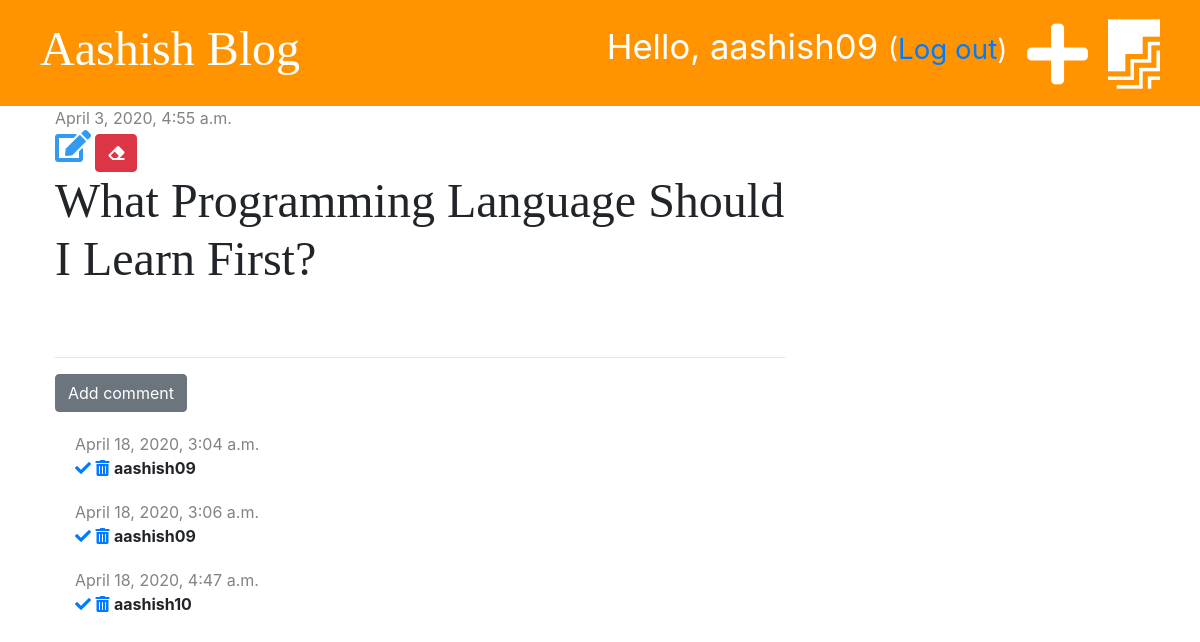
The app's page /post/1/ (signed in) with its own data.
### blog/models.py (models this page shows, shortened)
class Post(models.Model):
    author = models.ForeignKey('auth.User', on_delete=models.CASCADE)
    title = models.CharField(max_length=200)
    text = models.TextField()
    created_date = models.DateTimeField(default=timezone.now)
    published_date = models.DateTimeField(blank=True, null=True)

class Comment(models.Model):
    post = models.ForeignKey('blog.Post', on_delete=models.CASCADE, related_name='comments')
    author = models.CharField(max_length=200)
    text = models.TextField()
    created_date = models.DateTimeField(default=timezone.now)
    approved = models.BooleanField(default=False)

### blog/views.py (the view)
# urls.py: path('post/<int:pk>/', views.post_detail, name='post_detail'),
def post_detail(request, pk):
    post = get_object_or_404(Post, pk=pk)
    stuff_for_frontend = {'post': post}
    return render(request, 'blog/post_detail.html', stuff_for_frontend)

### blog/templatetags/markdownify.py (called while the page is built)
@register.filter
def markdown(value):
    renderer = HighlightRenderer()
    markdown = mistune.Markdown(renderer=renderer)
    return markdown(value)

### blog/templates/blog/post_detail.html (shortened to what this page needs)
{% extends 'blog/base.html' %}
{% load markdownify %}
{% block content %}
<div class="post">
    {% if post.published_date %}
    <div class="date">
        {{ post.published_date }}
    </div>
    {% else %}
    <a href="{% url 'post_publish' pk=post.pk %}" class="btn btn-primary">Publish</a>
    {% endif %}
    {% if user.is_authenticated %}
    <a href="{% url 'post_edit' pk=post.pk %}"><i class="fas fa-edit fa-2x" style="color: #339af0"></i></a>
    {% endif %}
    <a href="{% url 'post_delete' pk=post.pk %}" class="btn btn-danger"
        onclick="return confirm('Are you sure you want to delete this post?')">
        <i class="fas fa-eraser"></i>
    </a>
    <h1>{{ post.title }}</h1>
</div>
<hr>
<a href="{% url 'add_comment_to_post' pk=post.pk %}" class="btn btn-secondary">Add comment</a>
{% for comment in post.comments.all %}
{% if user.is_authenticated or comment.approved %}
<div class="comment">
    <div class=date>
        {{ comment.created_date }}
    </div>
    {% if not comment.approved and user.is_superuser %}
    <a href="{% url 'comment_approve' pk=comment.pk %}"><i class="fas fa-check"></i></a>
    <a href="{% url 'comment_remove' pk=comment.pk %}"><i class="fas fa-trash-alt"></i></a>
    {% endif %}
    <strong>{{ comment.author }}</strong>
</div>
{% endif %}
{% empty %}
<p>No comments yet...</p>
{% endfor %}
{% endblock %}

### blog/templates/blog/base.html (shortened to what this page needs)
{% load static %}
<!DOCTYPE html>
<html lang="en">
<head>
    <link rel="stylesheet" href="https://stackpath.bootstrapcdn.com/bootstrap/4.1.3/css/bootstrap.min.css">
    <link rel="stylesheet" href="{% static 'css/blog.css' %}">
    <link rel="stylesheet" href="https://use.fontawesome.com/releases/v5.2.0/css/all.css"
>
    <link rel="stylesheet" href="{% static 'css/zenburn.css' %}">
</head>
<body>
    <div class="page-header">
        {% if user.is_authenticated %}
        <a href="{% url 'post_draft_list' %}" class="top-menu"><i class="fab fa-firstdraft fa-2x"></i> </a>
        <a href="{% url 'post_new' %}" class="top-menu"><i class="fas fa-plus fa-2x"></i></a>
        <p class="top-menu">Hello, {{ user.username }} <small>(<a href="{% url 'logout' %}">Log out</a>)</small></p>
        {% else %}
        <a href="{% url 'login' %}" class="top-menu"><i class="fas fa-sign-in-alt fa-2x"></i></a>
        {% endif %}
        <h1><a href=" {% url "post_list" %}">Aashish Blog</a></h1>
    </div>
    <div class="content container">
        <div class="row">
            <div class="col-md-8">
                {% block content %}
                {% endblock %}
            </div>
        </div>
    </div>
</body>
</html>

### blog/static/css/blog.css (style rules this page uses)
.page-header { background-color: #ff9400; margin-top: 0; padding: 20px 20px 20px 40px; }
.page-header h1, .page-header h1 a { color: #ffffff; font-size: 36pt; text-decoration: none; }
.content { margin-left: 40px; }
h1, h2, h3, h4 { font-family: 'Tangerine', 'Inconsolata', 'Droid Sans', serif; font-size: 48px; }
.date { color: #828282; }
.post { margin-bottom: 70px; }
.top-menu, .top-menu:hover { color: #ffffff; float: right; font-size: 26pt; margin-right: 20px; }
.comment { margin: 20px 0px 20px 20px; }

### records on screen
Post: published_date "April 3, 2020, 4:55 a.m.", title "What Programming Language Should I Learn First?"
Comment: created_date "April 18, 2020, 3:04 a.m.", approved False (drawn), author "aashish09"
Comment: created_date "April 18, 2020, 3:06 a.m.", approved False (drawn), author "aashish09"
Comment: created_date "April 18, 2020, 4:47 a.m.", approved False (drawn), author "aashish10"

### other values on screen
{{ user.username }} "aashish09"
